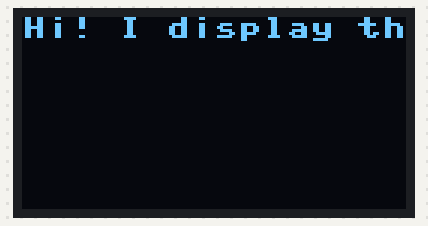
Bench run of a program on a simulated Raspberry Pi Pico running MicroPython. Shown: 128×64 one-colour display. Library files of the repository ran but are not shown: ssd1306.py; what the program prints to the serial console is not drawn. At 0.2 s the program stops and its outputs stay as they are.

Above: at 0.2 s.

The program:

display.py
```python
from machine import Pin, I2C
import ssd1306, time

time.sleep(0.1) # Wait for USB to become ready

# I2C setup: using I2C1 with GP2 (SDA) and GP3 (SCL)
i2c = I2C(1, scl=Pin(3), sda=Pin(2), freq=400000)

# Scan for devices
devices = i2c.scan()
if devices:
    print("I2C devices found:", [hex(dev) for dev in devices])
else:
    print("No I2C devices found")

# Initialize display (most SSD1306 are 128x64, some are 128x32)
oled_width = 128
oled_height = 64
oled = ssd1306.SSD1306_I2C(oled_width, oled_height, i2c)

# Clear the display
oled.fill(0)

# Show some text
oled.text('Hi! I display things :)', 0, 0)

# Update the display
oled.show()
```
